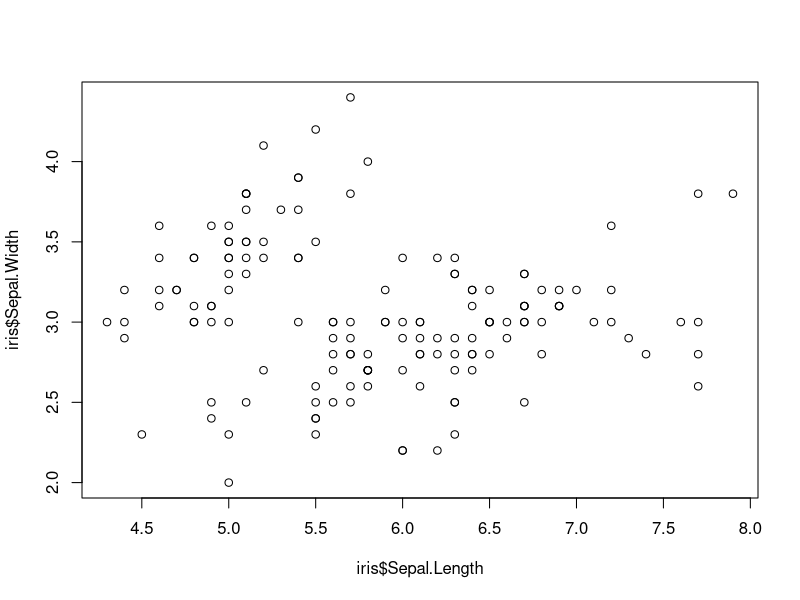
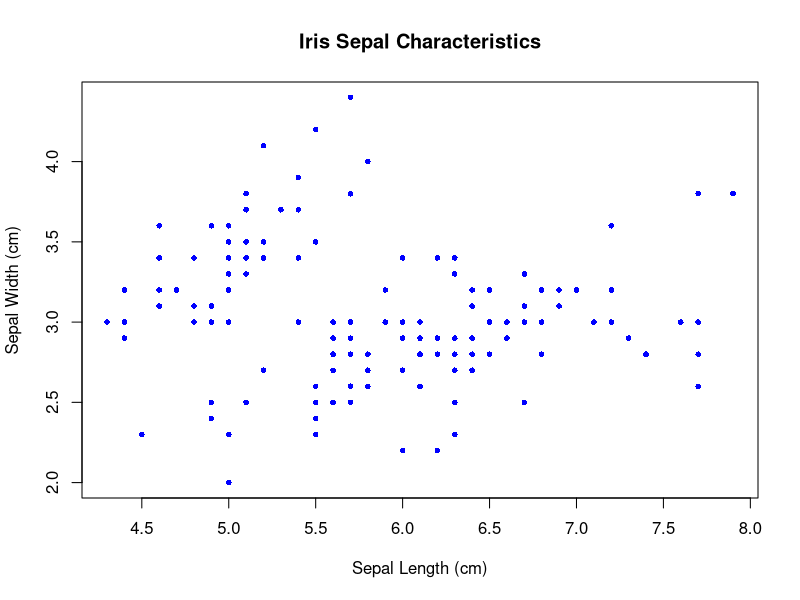
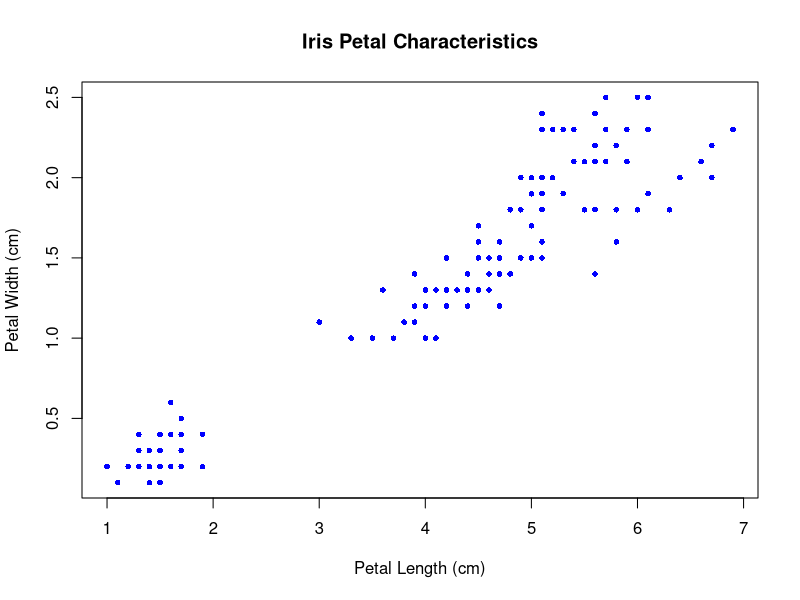
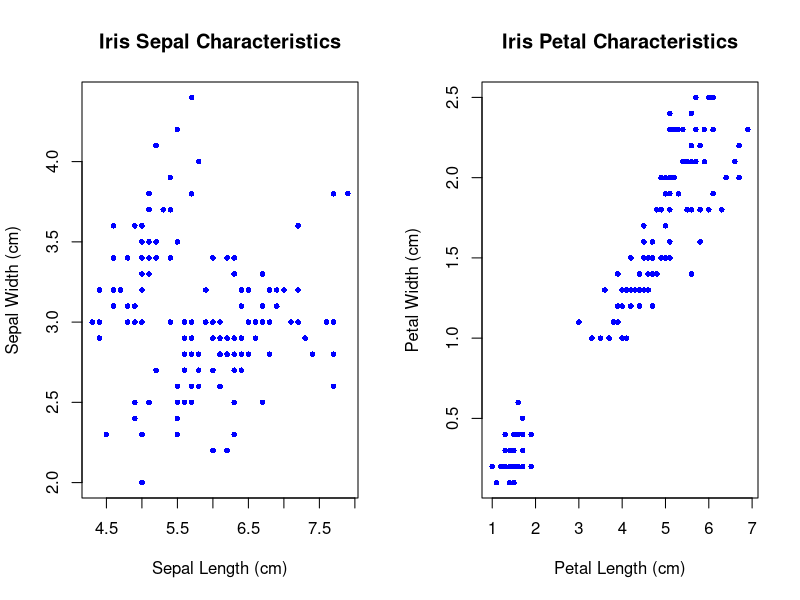
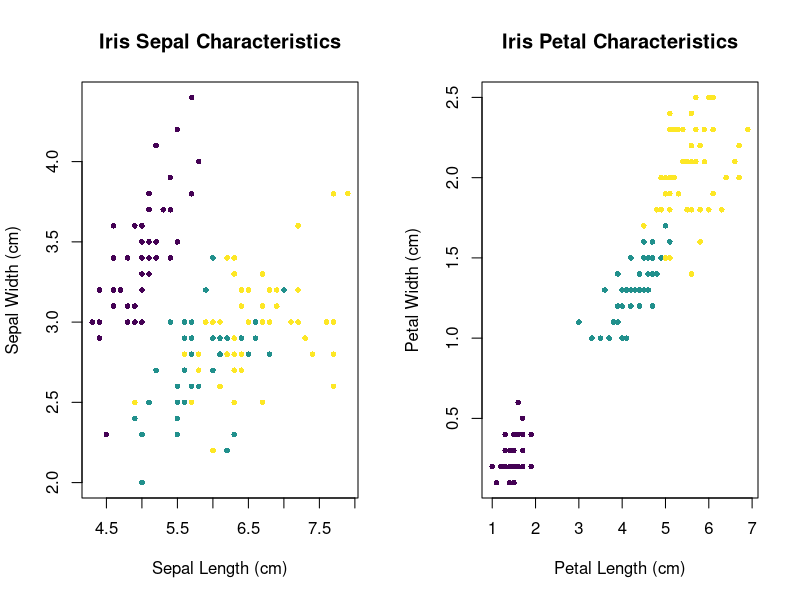

Write R code to recreate these figures, in order.
##### SETUP ##### 
getwd()
setwd("/Users/lylaatta/Documents/GitHub/intersession_data_2024/code/day3_plotting")

library(datasets)
library(viridis)

#### DATA #### 
data("iris")

class(iris)
dim(iris)
head(iris)

table(iris$Species)
table(iris[,5])
table(iris[,"Species"])

#### PLOTTING ####
## relationship between sepal length and sepal width 
plot(iris$Sepal.Length, iris$Sepal.Width)


# png('iris_sepal.png', width = 520, height = 520)
plot(iris[,c(1,2)], pch = 16, cex = 0.75, col = 'blue',
     xlab = "Sepal Length (cm)", ylab = 'Sepal Width (cm)', 
     main = 'Iris Sepal Characteristics')
# dev.off()

plot(iris$Petal.Length, iris$Petal.Width, pch = 16, cex = 0.75, col = 'blue',
     xlab = 'Petal Length (cm)', ylab = 'Petal Width (cm)', 
     main = 'Iris Petal Characteristics')

#plotting side by side 
par(mfrow = c(1,2))
plot(iris[,c(1,2)], pch = 16, cex = 0.75, col = 'blue',
     xlab = "Sepal Length (cm)", ylab = 'Sepal Width (cm)', 
     main = 'Iris Sepal Characteristics')
plot(iris$Petal.Length, iris$Petal.Width, pch = 16, cex = 0.75, col = 'blue',
     xlab = 'Petal Length (cm)', ylab = 'Petal Width (cm)', 
     main = 'Iris Petal Characteristics')

#color by species 
col.species.unique <- viridis::viridis(3)
col.species <- col.species.unique[as.factor(iris$Species)]

png('iris_species.png', width = 1000, height = 520)
par(mfrow = c(1,2))
plot(iris[,c(1,2)], pch = 16, cex = 0.75, col = col.species,
     xlab = "Sepal Length (cm)", ylab = 'Sepal Width (cm)', 
     main = 'Iris Sepal Characteristics')
plot(iris$Petal.Length, iris$Petal.Width, pch = 16, cex = 0.75, col = col.species,
     xlab = 'Petal Length (cm)', ylab = 'Petal Width (cm)', 
     main = 'Iris Petal Characteristics')
dev.off()
